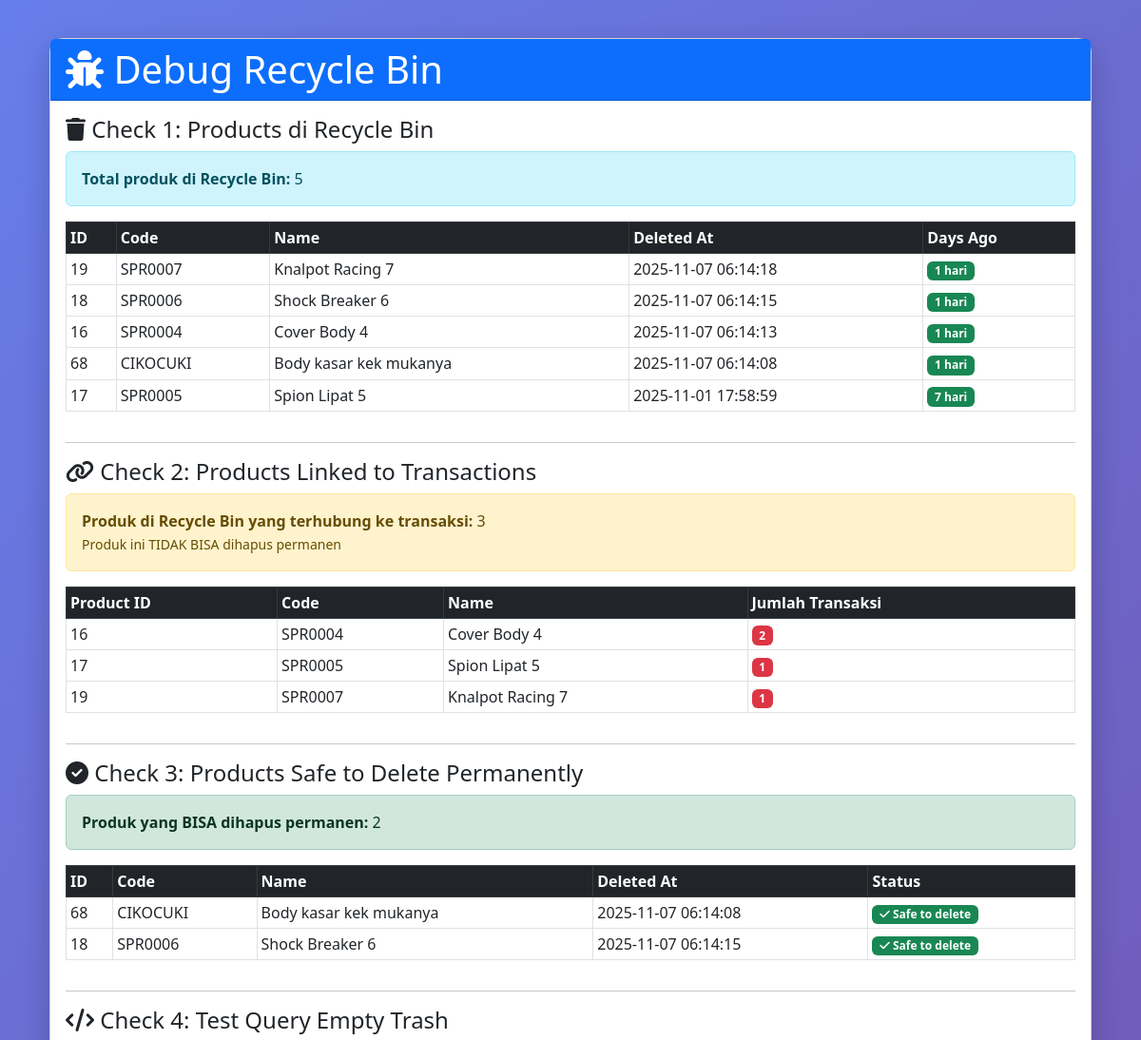
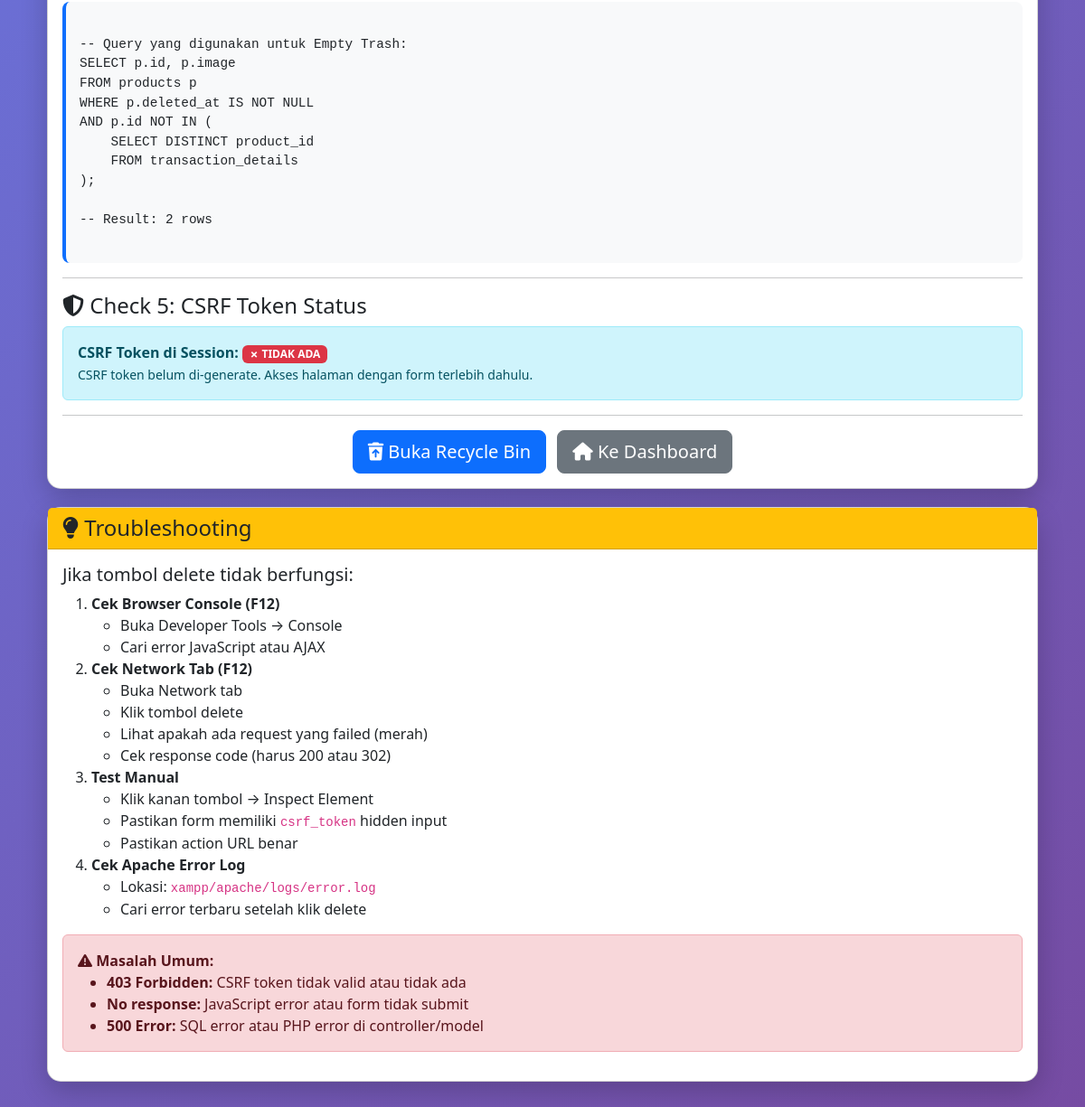
Page /debug_recyclebin.php on the committed database (2 pictures, top to bottom).
### tables this page shows
CREATE TABLE `products` (
  `id` int(11) NOT NULL,
  `category_id` int(11) NOT NULL,
  `supplier_id` int(11) NOT NULL,
  `code` varchar(50) NOT NULL,
  `name` varchar(200) NOT NULL,
  `brand` varchar(100) DEFAULT NULL,
  `description` text DEFAULT NULL,
  `price` decimal(15,2) NOT NULL,
  `stock` int(11) NOT NULL DEFAULT 0,
  `motor_type` varchar(100) DEFAULT NULL,
  `image` varchar(255) DEFAULT NULL,
  `created_at` timestamp NOT NULL DEFAULT current_timestamp(),
  `updated_at` timestamp NOT NULL DEFAULT current_timestamp() ON UPDATE current_timestamp(),
  `deleted_at` timestamp NULL DEFAULT NULL
);

### debug_recyclebin.php (the view, shortened to what this page needs)
<?php
$database = new Database();
$db = $database->getConnection();
?>
<!DOCTYPE html>
<html lang="id">
<head>
    <link href="https://cdn.jsdelivr.net/npm/bootstrap@5.3.0/dist/css/bootstrap.min.css" rel="stylesheet">
    <link rel="stylesheet" href="https://cdnjs.cloudflare.com/ajax/libs/font-awesome/6.4.0/css/all.min.css">
</head>
<body>
    <div class="container">
        <div class="card">
            <div class="card-header bg-primary text-white">
                <h1 class="mb-0"><i class="fas fa-bug"></i> Debug Recycle Bin</h1>
            </div>
            <div class="card-body">
                <h4><i class="fas fa-trash"></i> Check 1: Products di Recycle Bin</h4>
                <?php
                $sql = "SELECT COUNT(*) as total FROM products WHERE deleted_at IS NOT NULL";
                $result = $db->query($sql);
                $row = $result->fetch_assoc();
                $totalTrashed = $row['total'];
                ?>
                <div class="alert alert-info">
                    <strong>Total produk di Recycle Bin:</strong> <?= $totalTrashed ?>
                </div>
                <?php if ($totalTrashed > 0): ?>
                <div class="table-responsive">
                    <table class="table table-sm table-bordered">
                        <thead class="table-dark">
                            <tr>
                                <th>ID</th>
                                <th>Code</th>
                                <th>Name</th>
                                <th>Deleted At</th>
                                <th>Days Ago</th>
                            </tr>
                        </thead>
                        <tbody>
                            <?php
                            $sql = "SELECT id, code, name, deleted_at,
                                    DATEDIFF(NOW(), deleted_at) as days_ago
                                    FROM products
                                    WHERE deleted_at IS NOT NULL
                                    ORDER BY deleted_at DESC
                                    LIMIT 10";
                            $result = $db->query($sql);
                            while ($product = $result->fetch_assoc()):
                            ?>
                            <tr>
                                <td><?= $product['id'] ?></td>
                                <td><?= htmlspecialchars($product['code']) ?></td>
                                <td><?= htmlspecialchars($product['name']) ?></td>
                                <td><?= $product['deleted_at'] ?></td>
                                <td>
                                    <?php if ($product['days_ago'] > 30): ?>
                                        <span class="badge bg-danger"><?= $product['days_ago'] ?> hari</span>
                                    <?php else: ?>
                                        <span class="badge bg-success"><?= $product['days_ago'] ?> hari</span>
                                    <?php endif; ?>
                                </td>
                            </tr>
                            <?php endwhile; ?>
                        </tbody>
                    </table>
                </div>
                <?php endif; ?>
                <hr>
                <h4><i class="fas fa-link"></i> Check 2: Products Linked to Transactions</h4>
                <?php
                $sql = "SELECT COUNT(DISTINCT product_id) as total
                        FROM transaction_details td
                        INNER JOIN products p ON td.product_id = p.id
                        WHERE p.deleted_at IS NOT NULL";
                $result = $db->query($sql);
                $row = $result->fetch_assoc();
                $linkedProducts = $row['total'];
                ?>
                <div class="alert alert-warning">
                    <strong>Produk di Recycle Bin yang terhubung ke transaksi:</strong> <?= $linkedProducts ?>
                    <br><small>Produk ini TIDAK BISA dihapus permanen</small>
                </div>
                <?php if ($linkedProducts > 0): ?>
                <div class="table-responsive">
                    <table class="table table-sm table-bordered">
                        <thead class="table-dark">
                            <tr>
                                <th>Product ID</th>
                                <th>Code</th>
                                <th>Name</th>
                                <th>Jumlah Transaksi</th>
                            </tr>
                        </thead>
                        <tbody>
                            <?php
                            $sql = "SELECT p.id, p.code, p.name,
                                    COUNT(td.id) as transaction_count
                                    FROM products p
                                    INNER JOIN transaction_details td ON p.id = td.product_id
                                    WHERE p.deleted_at IS NOT NULL
                                    GROUP BY p.id, p.code, p.name
                                    LIMIT 10";
                            $result = $db->query($sql);
                            while ($product = $result->fetch_assoc()):
                            ?>
                            <tr>
                                <td><?= $product['id'] ?></td>
                                <td><?= htmlspecialchars($product['code']) ?></td>
                                <td><?= htmlspecialchars($product['name']) ?></td>
                                <td><span class="badge bg-danger"><?= $product['transaction_count'] ?></span></td>
                            </tr>
                            <?php endwhile; ?>
                        </tbody>
                    </table>
                </div>
                <?php endif; ?>
                <hr>
                <h4><i class="fas fa-check-circle"></i> Check 3: Products Safe to Delete Permanently</h4>
                <?php
                $sql = "SELECT COUNT(*) as total
                        FROM products p
                        WHERE p.deleted_at IS NOT NULL
                        AND p.id NOT IN (SELECT DISTINCT product_id FROM transaction_details)";
                $result = $db->query($sql);
                $row = $result->fetch_assoc();
                $safeToDelete = $row['total'];
                ?>
                <div class="alert alert-success">
                    <strong>Produk yang BISA dihapus permanen:</strong> <?= $safeToDelete ?>
                </div>
                <?php if ($safeToDelete > 0): ?>
                <div class="table-responsive">
                    <table class="table table-sm table-bordered">
                        <thead class="table-dark">
                            <tr>
                                <th>ID</th>
                                <th>Code</th>
                                <th>Name</th>
                                <th>Deleted At</th>
                                <th>Status</th>
                            </tr>
                        </thead>
                        <tbody>
                            <?php
                            $sql = "SELECT p.id, p.code, p.name, p.deleted_at
                                    FROM products p
                                    WHERE p.deleted_at IS NOT NULL
                                    AND p.id NOT IN (SELECT DISTINCT product_id FROM transaction_details)
                                    LIMIT 10";
                            $result = $db->query($sql);
                            while ($product = $result->fetch_assoc()):
                            ?>
                            <tr>
                                <td><?= $product['id'] ?></td>
                                <td><?= htmlspecialchars($product['code']) ?></td>
                                <td><?= htmlspecialchars($product['name']) ?></td>
                                <td><?= $product['deleted_at'] ?></td>
                                <td><span class="badge bg-success"><i class="fas fa-check"></i> Safe to delete</span></td>
                            </tr>
                            <?php endwhile; ?>
                        </tbody>
                    </table>
                </div>
                <?php endif; ?>
                <hr>
                <h4><i class="fas fa-code"></i> Check 4: Test Query Empty Trash</h4>
                <div class="sql-code">
-- Query yang digunakan untuk Empty Trash:
SELECT p.id, p.image
FROM products p
WHERE p.deleted_at IS NOT NULL
AND p.id NOT IN (
    SELECT DISTINCT product_id
    FROM transaction_details
);
-- Result: <?= $safeToDelete ?> rows
                </div>
                <hr>
                <h4><i class="fas fa-shield-alt"></i> Check 5: CSRF Token Status</h4>
                <div class="alert alert-info">
                    <strong>CSRF Token di Session:</strong>
                    <?php if (isset($_SESSION['csrf_token'])): ?>
                        <span class="badge bg-success">✓ ADA</span>
                        <br>
                        <small>Token: <?= substr($_SESSION['csrf_token'], 0, 20) ?>...</small>
                    <?php else: ?>
                        <span class="badge bg-danger">✗ TIDAK ADA</span>
                        <br>
                        <small>CSRF token belum di-generate. Akses halaman dengan form terlebih dahulu.</small>
                    <?php endif; ?>
                </div>
                <hr>
                <div class="text-center">
                    <a href="index.php?c=recyclebin&a=index" class="btn btn-primary btn-lg me-2">
                        <i class="fas fa-trash-restore"></i> Buka Recycle Bin
                    </a>
                    <a href="index.php" class="btn btn-secondary btn-lg">
                        <i class="fas fa-home"></i> Ke Dashboard
                    </a>
                </div>
            </div>
        </div>
        <div class="card">
            <div class="card-header bg-warning text-dark">
                <h4 class="mb-0"><i class="fas fa-lightbulb"></i> Troubleshooting</h4>
            </div>
            <div class="card-body">
                <h5>Jika tombol delete tidak berfungsi:</h5>
                <ol>
                    <li>
                        <strong>Cek Browser Console (F12)</strong>
                        <ul>
                            <li>Buka Developer Tools → Console</li>
                            <li>Cari error JavaScript atau AJAX</li>
                        </ul>
                    </li>
                    <li>
                        <strong>Cek Network Tab (F12)</strong>
                        <ul>
                            <li>Buka Network tab</li>
                            <li>Klik tombol delete</li>
                            <li>Lihat apakah ada request yang failed (merah)</li>
                            <li>Cek response code (harus 200 atau 302)</li>
                        </ul>
                    </li>
                    <li>
                        <strong>Test Manual</strong>
                        <ul>
                            <li>Klik kanan tombol → Inspect Element</li>
                            <li>Pastikan form memiliki <code>csrf_token</code> hidden input</li>
                            <li>Pastikan action URL benar</li>
                        </ul>
                    </li>
                    <li>
                        <strong>Cek Apache Error Log</strong>
                        <ul>
                            <li>Lokasi: <code>xampp/apache/logs/error.log</code></li>
                            <li>Cari error terbaru setelah klik delete</li>
                        </ul>
                    </li>
                </ol>
                <div class="alert alert-danger mt-3">
                    <strong><i class="fas fa-exclamation-triangle"></i> Masalah Umum:</strong>
                    <ul class="mb-0">
                        <li><strong>403 Forbidden:</strong> CSRF token tidak valid atau tidak ada</li>
                        <li><strong>No response:</strong> JavaScript error atau form tidak submit</li>
                        <li><strong>500 Error:</strong> SQL error atau PHP error di controller/model</li>
                    </ul>
                </div>
            </div>
        </div>
    </div>
</body>
</html>

### debug_recyclebin.php (style rules this page uses)
body { background: linear-gradient(135deg, #667eea 0%, #764ba2 100%); padding: 40px; min-height: 100vh; }
.card { border-radius: 15px; box-shadow: 0 10px 30px rgba(0,0,0,0.2); margin-bottom: 20px; }
.sql-code { background: #f8f9fa; padding: 15px; border-radius: 8px; border-left: 4px solid #0d6efd; font-family: 'Courier New', monospace; font-size: 0.9rem; white-space: pre-wrap; }

### rows in the picture
products: id "19", code "SPR0007", name "Knalpot Racing 7", deleted_at "2025-11-07 06:14:18", days_ago "1", transaction_count "1"
products: id "18", code "SPR0006", name "Shock Breaker 6", deleted_at "2025-11-07 06:14:15", days_ago "1"
products: id "16", code "SPR0004", name "Cover Body 4", deleted_at "2025-11-07 06:14:13", days_ago "1", transaction_count "2"
products: id "68", code "CIKOCUKI", name "Body kasar kek mukanya", deleted_at "2025-11-07 06:14:08", days_ago "1"
products: id "17", code "SPR0005", name "Spion Lipat 5", deleted_at "2025-11-01 17:58:59", days_ago "7", transaction_count "1"

### other values in the picture
$totalTrashed "5"
$linkedProducts "3"
$safeToDelete "2"
